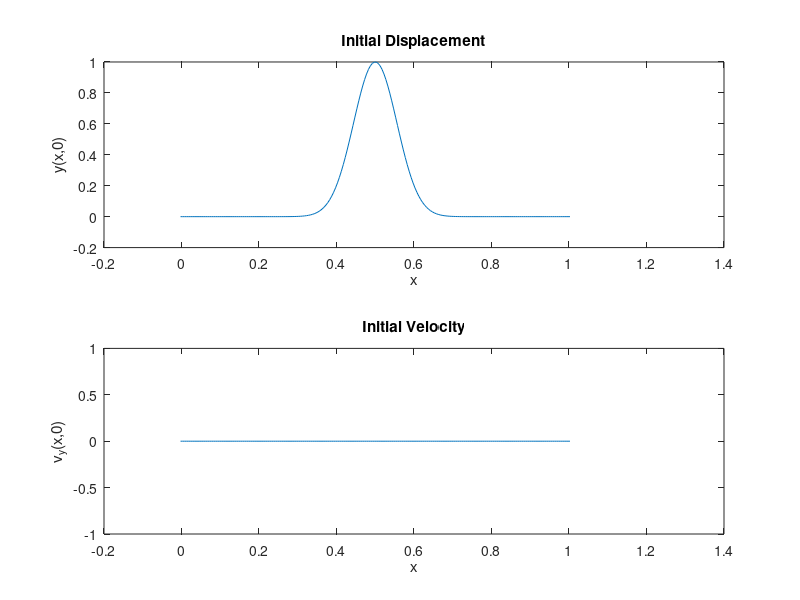

Write the MATLAB code that produced this figure.
% Staggered Leapfrog Script Template
clear;close all;

% Set the values for parameters
c=2; % wave speed
L=1;
xmin=0;
xmax=L;
gam=.2;

% build a cell-centered grid with N=200 cells
% on the interval x=0 to x=L, with L=1
N=200;
J=2:N+1;
h=(xmax-xmin)/(N);
x=xmin-h/2:h:xmax+h/2;

% define the initial displacement and velocity vs. x
y = exp(-(x-L/2).^2*160/L^2)-exp(-(0-L/2).^2*160/L^2);
vy = zeros(1,length(x));
%y = zeros(1,length(x));
%vy = exp(-(x-L/2).^2*160/L^2)-exp(-(0-L/2).^2*160/L^2);

% Choose a time step (Suggest that it is no larger than taulim)
taulim=h/c;
fprintf(' Courant time step limit %g \n',taulim);
tau=input(' Enter the time step - ');

% Get the initial value of yold from the initial y and vy
yold(J)=(-h^2*tau*(2+gam*tau)*vy(J)+2*h^2*y(J)+c^2*tau^2*(y(-1+J)-2*y(J)+y(1+J)))/(2*h^2);

% Apply the boundary conditions for yold(1) and yold(N+2)
yold(1)=yold(2);
yold(N+2)=yold(N+1);
%yold(1)=-yold(2);
%yold(N+2)=-yold(N+1);

% plot the initial conditions and pause to look at them
subplot(2,1,1)
plot(x,y)
xlabel('x');ylabel('y(x,0)');title('Initial Displacement')
subplot(2,1,2)
plot(x,vy)
xlabel('x');ylabel('v_y(x,0)');title('Initial Velocity')
pause;

% Choose how long to run and when to plot
tfinal=input(' Enter tfinal - ');
skip=input(' Enter # of steps to skip between plots (faster) - ');
nsteps=tfinal/tau;

% here is the loop that steps the solution along

figure  % open a new frame for the animation
for n=1:nsteps
   time=n*tau;  % compute the time

   % Use leapfrog and the boundary conditions to load ynew with y
   % at the next time step using y and yold, i.e., ynew(2:N+1)=...
   % Be sure to use colon commands so it will run fast.
ynew(J)=2*y(J)-yold(J)+c^2*tau^2/h^2*(y(J+1)-2*y(J)+y(J-1));
ynew(1)=ynew(2);
ynew(N+2)=ynew(N+1);
%ynew(1)=-ynew(2);
%ynew(N+2)=-ynew(N+1);

   %update yold and y
   yold=y;y=ynew;

% make plots every skip time steps
   if mod(n,skip)==0
      plot(x,y,'b-')
      xlabel('x');ylabel('y');
      title(['Staggered Leapfrog Wave: time=' num2str(time)])
      axis([min(x) max(x) -2 2]);
      % axis([min(x) max(x) -.2 .2]);
      pause(.1)
   end
end
